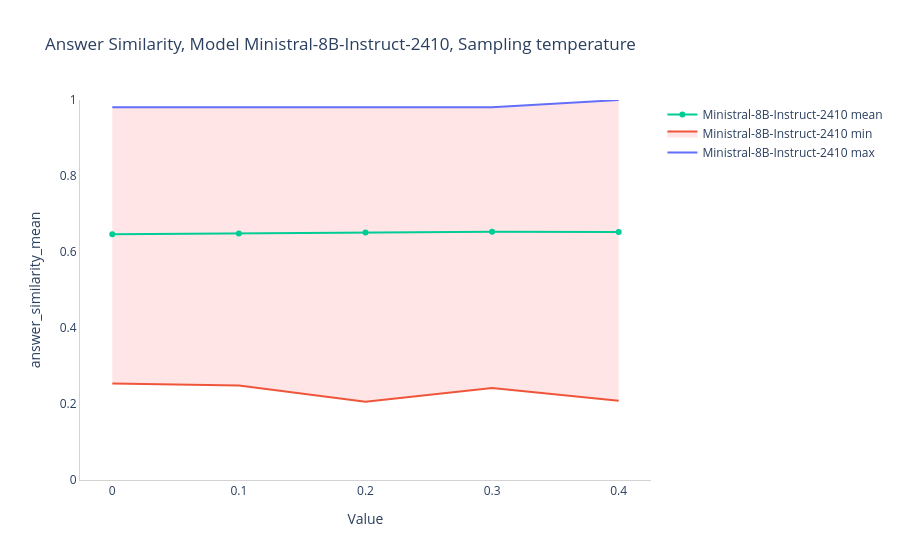
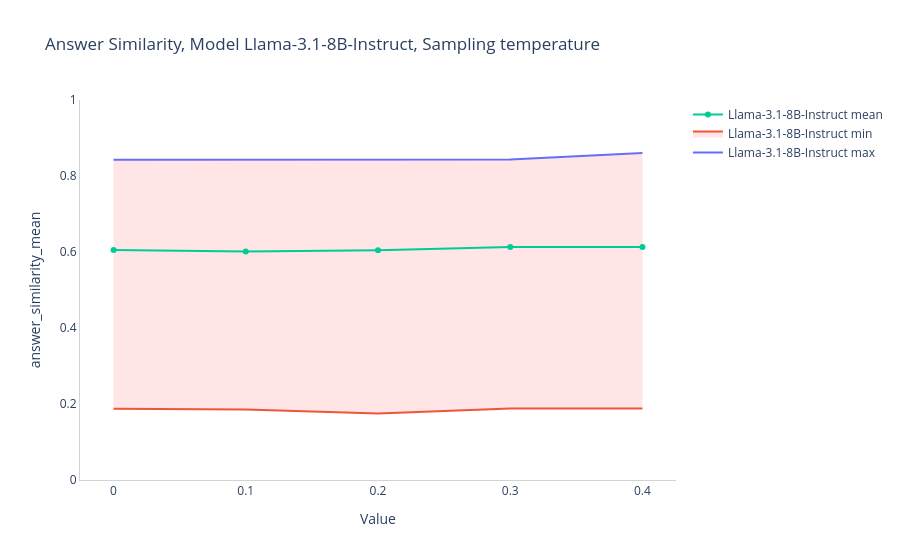

Notebook source saved alongside these figures, in order:
### Markdown cell above
#### Scatter Line Plot Modell Sampling-Methode (min, max, mean)

Darstellung der erzielten durchschnittlichen sowie minimalen und maximalen Ähnlichkeitswerte für Modelle, Sampling-Methoden und Parameter-Werte als Scatter Line Plot

### Code cell
for s in model_samplings:
    #for entry in df['model'].unique():
    for entry in models:#['Ministral-8B-Instruct-2410','Llama-3.1-8B-Instruct']:
        fig = go.Figure()
        
        fig.add_trace(go.Scatter(x=df.loc[(df['model'] == entry) & (df['sampling'] == s), 'value'], 
            y=df.loc[(df['model'] == entry) & (df['sampling'] == s), 'answer_similarity_max'], 
            name=f'{entry} max',
            mode='lines+text',
            #text=df_gdfroup.loc[df['model'] == entry, 'answer_char_count_max'],
            textposition='top left')
        )
        fig.add_trace(go.Scatter(x=df.loc[(df['model'] == entry) & (df['sampling'] == s), 'value'], 
            y=df.loc[(df['model'] == entry) & (df['sampling'] == s), 'answer_similarity_min'], 
            name=f'{entry} min',
            mode='lines+text',
            #text=df.loc[df['model'] == entry, 'answer_char_count_min'],#'Zeichen avg: ' + 
            textposition='middle left',
            fill='tonexty',
            fillcolor='rgba(255, 0, 0, 0.1)')
        )
        fig.add_trace(go.Scatter(x=df.loc[(df['model'] == entry) & (df['sampling'] == s), 'value'], 
            y=df.loc[(df['model'] == entry) & (df['sampling'] == s), 'answer_similarity_mean'], 
            name=f'{entry} mean',
            #text=df.loc[df['model'] == entry, 'answer_char_count_mean'],
            textposition='bottom left',
            #textfont={'color': '#E58606'},
            #marker={'color': '#5D69B1'},
            #line={'color': '#52BCA3', 'width': 1, 'dash': 'dash'},
            mode='lines+markers+text')
        )
        
        fig.update_yaxes(showline=True, linewidth=1, linecolor='LightGrey', showgrid=False, title='answer_similarity_mean', range=[0.0, 1.0])#
        fig.update_xaxes(showline=True, linewidth=1, linecolor='LightGrey', showgrid=False, title='Value', dtick = 0.1)##, tick0 = -0., range=[-0.1, 0.4]
        
        fig.update_layout(plot_bgcolor='rgba(0, 0, 0, 0)', 
            paper_bgcolor='rgba(0, 0, 0, 0)', 
            #margin={'l':0, 'b':0, 'r':0, 't':0},
            title=f'Answer Similarity, Model {entry}, Sampling {s}',
            showlegend=True)#
        
        fig.show()

### Figure 1 — Plotly figure (JSON) as saved in the notebook; plotly's stock layout.template omitted (floating-point values rounded to 4 significant figures)
{"data": [{"mode": "lines+text", "name": "Ministral-8B-Instruct-2410 max", "textposition": "top left", "type": "scatter", "x": [0.0, 0.1, 0.2, 0.3, 0.4], "y": [0.9809, 0.981, 0.981, 0.981, 0.9999]}, {"fill": "tonexty", "fillcolor": "rgba(255, 0, 0, 0.1)", "mode": "lines+text", "name": "Ministral-8B-Instruct-2410 min", "textposition": "middle left", "type": "scatter", "x": [0.0, 0.1, 0.2, 0.3, 0.4], "y": [0.254, 0.2487, 0.2058, 0.2421, 0.2083]}, {"mode": "lines+markers+text", "name": "Ministral-8B-Instruct-2410 mean", "textposition": "bottom left", "type": "scatter", "x": [0.0, 0.1, 0.2, 0.3, 0.4], "y": [0.6469, 0.6487, 0.6511, 0.6533, 0.6525]}], "layout": {"paper_bgcolor": "rgba(0, 0, 0, 0)", "plot_bgcolor": "rgba(0, 0, 0, 0)", "showlegend": true, "title": {"text": "Answer Similarity, Model Ministral-8B-Instruct-2410, Sampling temperature"}, "xaxis": {"dtick": 0.1, "linecolor": "LightGrey", "linewidth": 1, "showgrid": false, "showline": true, "title": {"text": "Value"}}, "yaxis": {"linecolor": "LightGrey", "linewidth": 1, "range": [0, 1], "showgrid": false, "showline": true, "title": {"text": "answer_similarity_mean"}}}}

### Figure 2 — Plotly figure (JSON) as saved in the notebook; plotly's stock layout.template omitted (floating-point values rounded to 4 significant figures)
{"data": [{"mode": "lines+text", "name": "Llama-3.1-8B-Instruct max", "textposition": "top left", "type": "scatter", "x": [0.0, 0.1, 0.2, 0.3, 0.4], "y": [0.8431, 0.8432, 0.8432, 0.8432, 0.8603]}, {"fill": "tonexty", "fillcolor": "rgba(255, 0, 0, 0.1)", "mode": "lines+text", "name": "Llama-3.1-8B-Instruct min", "textposition": "middle left", "type": "scatter", "x": [0.0, 0.1, 0.2, 0.3, 0.4], "y": [0.1872, 0.1853, 0.175, 0.1879, 0.1879]}, {"mode": "lines+markers+text", "name": "Llama-3.1-8B-Instruct mean", "textposition": "bottom left", "type": "scatter", "x": [0.0, 0.1, 0.2, 0.3, 0.4], "y": [0.6052, 0.6014, 0.6049, 0.6131, 0.6134]}], "layout": {"paper_bgcolor": "rgba(0, 0, 0, 0)", "plot_bgcolor": "rgba(0, 0, 0, 0)", "showlegend": true, "title": {"text": "Answer Similarity, Model Llama-3.1-8B-Instruct, Sampling temperature"}, "xaxis": {"dtick": 0.1, "linecolor": "LightGrey", "linewidth": 1, "showgrid": false, "showline": true, "title": {"text": "Value"}}, "yaxis": {"linecolor": "LightGrey", "linewidth": 1, "range": [0, 1], "showgrid": false, "showline": true, "title": {"text": "answer_similarity_mean"}}}}
